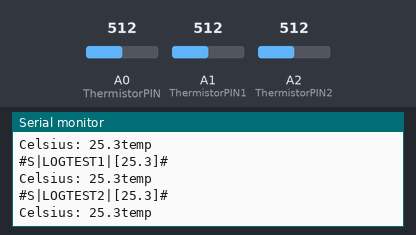
A sketch run on a simulated Arduino Uno, built with avr-gcc and run on an emulated ATmega328P. Shown: the last lines printed to the serial monitor. The test bench sets the inputs (shaded band); at power-on: A0 (ThermistorPIN) = 512, A1 (ThermistorPIN1) = 512, A2 (ThermistorPIN2) = 512.

Above: at 1.8 s.
1.9 s: A0 (ThermistorPIN) set to 0
3.5 s: A1 (ThermistorPIN1) set to 716
At 4.8 s:
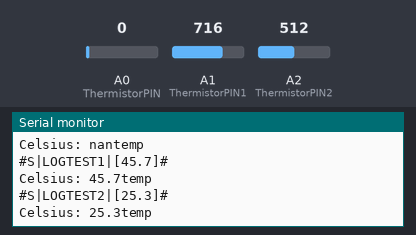
5.0 s: A2 (ThermistorPIN2) set to 716
At 5.8 s:
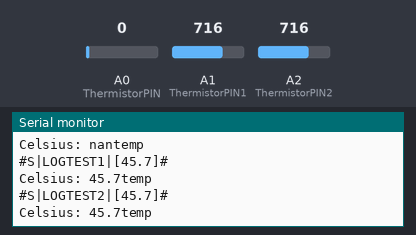
6.5 s: A0 (ThermistorPIN) set to 122
8.0 s: A1 (ThermistorPIN1) set to 900
At 8.9 s:
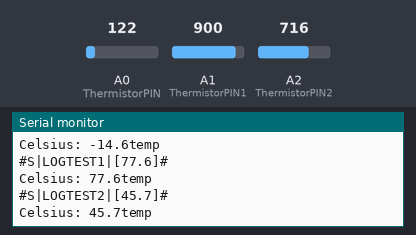
9.5 s: A2 (ThermistorPIN2) set to 900
At 10.9 s:
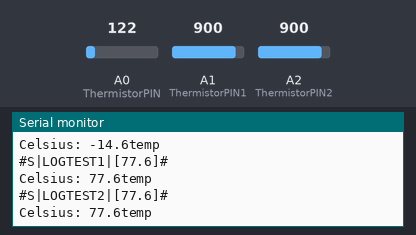
Timing chart, 0 to 12.0 s (numbered marks = the images above; inputs shaded):
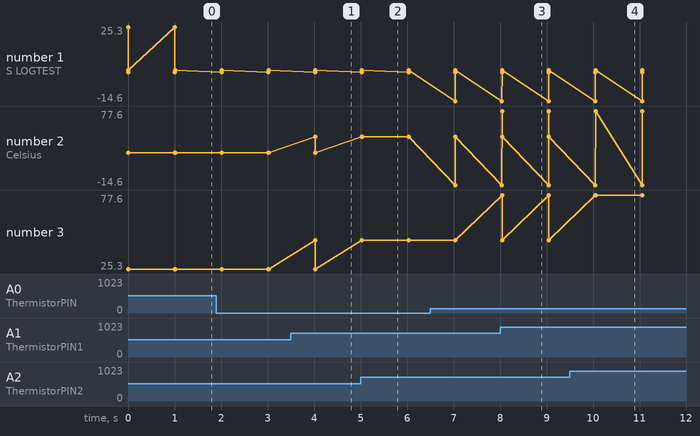

Measured:
- after the input at 3.5 s, the serial monitor: prints a new line after 0.52 s (image 1)
- after the input at 5.0 s, the serial monitor: prints a new line at once (image 2)
- after the input at 8.0 s, the serial monitor: prints a new line at once (image 3)
- after the input at 9.5 s, the serial monitor: prints a new line after 0.56 s (image 4)

The sketch:

Thermistor_logging_data.ino
```cpp
/*
 * Inputs ADC Value from Thermistor and outputs Temperature in Celsius
 *  requires: include <math.h>
 * Utilizes the Steinhart-Hart Thermistor Equation:
 *    Temperature in Kelvin = 1 / {A + B[ln(R)] + C[ln(R)]3}
 *    where A = 0.001129148, B = 0.000234125 and C = 8.76741E-08
 *
 * These coefficients seem to work fairly universally, which is a bit of a
 * surprise.
 *
 * Schematic:
 *   [Ground] -- [10k-pad-resistor] -- | -- [thermistor] --[Vcc (5 or 3.3v)]
 *                                               |
 *                                          Analog Pin 0
 *
 * In case it isn't obvious (as it wasn't to me until I thought about it), the analog ports
 * measure the voltage between 0v -> Vcc which for an Arduino is a nominal 5v, but for (say)
 * a JeeNode, is a nominal 3.3v.
 *
 * The resistance calculation uses the ratio of the two resistors, so the voltage
 * specified above is really only required for the debugging that is commented out below
 *
 * Resistance = PadResistor * (1024/ADC -1)
 *
 * I have used this successfully with some CH Pipe Sensors (http://www.atcsemitec.co.uk/pdfdocs/ch.pdf)
 * which be obtained from http://www.rapidonline.co.uk.
 *
 */

#include <math.h>

#define ThermistorPIN 0                 // Analog Pin 0

#define ThermistorPIN1 1                //Analog Pin 1

#define ThermistorPIN2 2                //Analog Pin 2

float vcc = 4.91;                       // only used for display purposes, if used
                                        // set to the measured Vcc.
float pad = 9850;                       // balance/pad resistor value, set this to
                                        // the measured resistance of your pad resistor
float thermr = 10000;                   // thermistor nominal resistance

float Thermistor(int RawADC) {
  long Resistance;
  float Temp;  // Dual-Purpose variable to save space.

  Resistance=pad*((1024.0 / RawADC) - 1);
  Temp = log(Resistance); // Saving the Log(resistance) so not to calculate  it 4 times later
  Temp = 1 / (0.0011068369 + (0.0002384641754 * Temp) + (0.00000006507394466 * Temp * Temp * Temp));
  Temp = Temp - 273.15;  // Convert Kelvin to Celsius


  // BEGIN- Remove these lines for the function not to display anything
  //Serial.print("ADC: ");
  //Serial.print(RawADC);
  //Serial.print("/1024");                           // Print out RAW ADC Number
  //Serial.print(", vcc: ");
  //Serial.print(vcc,2);
  //Serial.print(", pad: ");
  //Serial.print(pad/1000,3);
  //Serial.print(" Kohms, Volts: ");
  //Serial.print(((RawADC*vcc)/1024.0),3);
  //Serial.print(", Resistance: ");
  //Serial.print(Resistance);

  //Serial.print(" ohms, ");
  // END- Remove these lines for the function not to display anything

  // Uncomment this line for the function to return Fahrenheit instead.
  //temp = (Temp * 9.0)/ 5.0 + 32.0;                  // Convert to Fahrenheit
  return Temp;                                      // Return the Temperature
}

void setup() {
  Serial.begin(115200);
}

void loop() {
  float temp;
  temp=Thermistor(analogRead(ThermistorPIN));  // read ADC and  convert it to Celsius
Serial.print("#S|LOGTEST|[");
  Serial.print(temp,1);
  Serial.println("]#");
  Serial.print("Celsius: ");
  Serial.print(temp,1);                             // display Celsius
  //temp = (temp * 9.0)/ 5.0 + 32.0;                  // converts to  Fahrenheit
  //Serial.print(", Fahrenheit: ");
  //Serial.print(temp,1);                             // display  Fahrenheit
  Serial.println("temp");


  float temp2;
  temp2=Thermistor(analogRead(ThermistorPIN1));       // read ADC and  convert it to Celsius
  Serial.print("#S|LOGTEST1|[");
  Serial.print(temp2,1);
  Serial.println("]#");
  Serial.print("Celsius: ");
  Serial.print(temp2,1);                             // display Celsius
  //temp = (temp * 9.0)/ 5.0 + 32.0;                  // converts to  Fahrenheit
  //Serial.print(", Fahrenheit: ");
  //Serial.print(temp,1);                             // display  Fahrenheit
  Serial.println("temp");


  float temp3;
  temp3=Thermistor(analogRead(ThermistorPIN2));       // read ADC and  convert it to Celsius
  Serial.print("#S|LOGTEST2|[");
  Serial.print(temp3,1);
  Serial.println("]#");
  Serial.print("Celsius: ");
  Serial.print(temp3,1);                             // display Celsius
  //temp = (temp * 9.0)/ 5.0 + 32.0;                  // converts to  Fahrenheit
  //Serial.print(", Fahrenheit: ");
  //Serial.print(temp,1);                             // display  Fahrenheit
  Serial.println("temp");
  delay(1000);                                      // Delay a bit...
}
```
